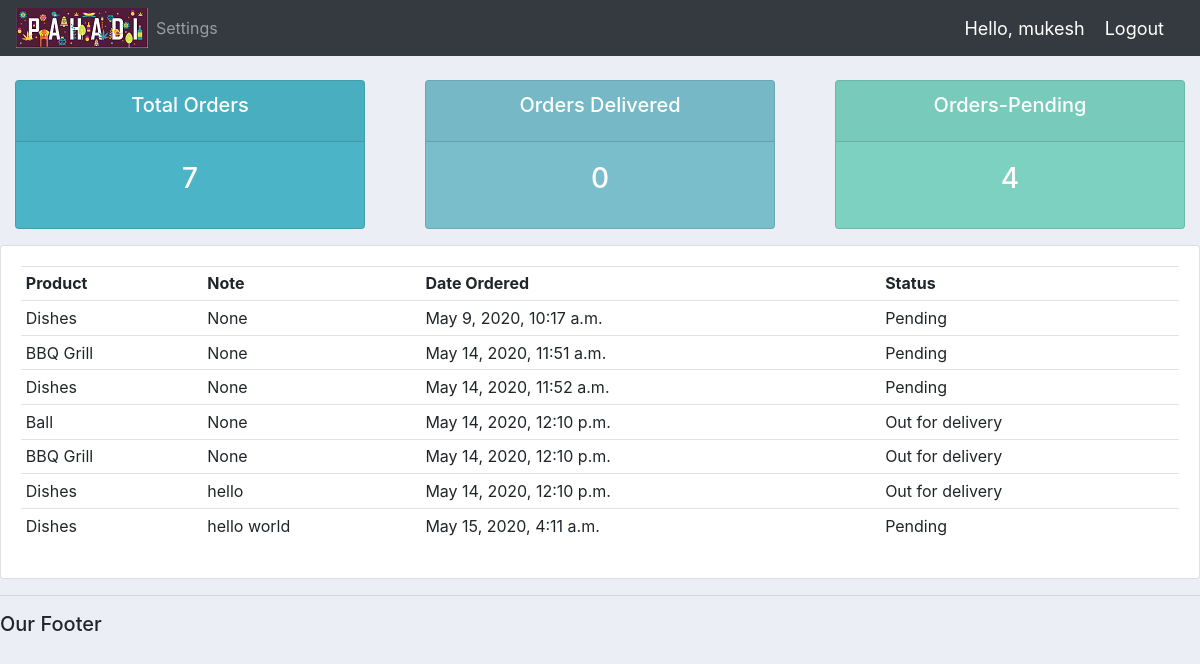
Page /user/ (signed in) on the committed database.
### accounts/models.py (models this page shows)
class Order(models.Model):
	STATUS = (
			('Pending', 'Pending'),
			('Out for delivery', 'Out for delivery'),
			('Delivered', 'Delivered'),
		    )
	customer = models.ForeignKey(Customer, null=True, on_delete= models.SET_NULL)
	product = models.ForeignKey(Product, null=True, on_delete= models.SET_NULL)
	date_created = models.DateTimeField(auto_now_add=True, null=True)
	status = models.CharField(max_length=200, null=True, choices=STATUS)
	note = models.CharField(max_length=1000, null=True)
	def __str__(self):
		return self.product.name

class Product(models.Model):
	CATEGORY =(
		('Indoor','Indoor'),
		('Out Door','Out Door'),
		)
	name = models.CharField(max_length=200, null=True)
	price = models.FloatField(null=True)
	category = models.CharField(max_length=200, null=True,choices=CATEGORY)
	description = models.CharField(max_length=200, null=True, blank=True)
	date_created = models.DateTimeField(auto_now_add=True, null=True)
	tags = models.ManyToManyField(Tag)
	def __str__(self):
		return self.name

### accounts/decorators.py (the view)
		def wrapper_func(request, *args, **kwargs):
			group = None
			if request.user.groups.exists():
				group = request.user.groups.all()[0].name
			if group in allowed_roles:
				return view_func(request, *args, **kwargs)
			else:
				return HttpResponse('you are not authorised to view')

### accounts/views.py (called while the page is built)
@login_required(login_url='login')
@allowed_users(allowed_roles=['customer'])
def userPage(request):
	orders = request.user.customer.order_set.all()
	total_orders = orders.count()
	delivered = orders.filter(status='Delivered').count()
	pending = orders.filter(status='Pending').count()
	print('ORDERS:',orders)
	context = {'orders':orders,'total_orders':total_orders,'delivered':delivered,'pending':pending}
	return render(request, 'accounts/user.html', context)

### accounts/templates/accounts/user.html
{% extends 'accounts/main.html' %}
{% block content %}
{% include 'accounts/status.html' %}
<div class="row">
	<div class="col-md">
		<div class="card card-body">
			<table class="table table-sm">
				<tr>
					<th>Product</th>
					<th>Note</th>
					<th>Date Ordered</th>
					<th>Status</th>
				</tr>
				{% for order in orders %}
				<tr>
					<td>{{order.product}}</td>
					<td>{{order.note}}</td>
					<td>{{order.date_created}}</td>
					<td>{{order.status}}</td>
				</tr>
				{% endfor %}
			</table>
		</div>
	</div>
</div>
{% endblock content %}

### accounts/templates/accounts/navbar.html (shortened to what this page needs)
{% load static %}
<nav class="navbar navbar-expand-lg navbar-dark bg-dark">
  <img src="{% static 'images/logo.png' %}">
  <div class="collapse navbar-collapse" id="navbarNav">
    <ul class="navbar-nav">
      {% if request.user.is_staff %}
      <li class="nav-item active">
        <a class="nav-link" href="{% url 'home' %}">Dashboard</a>
      </li>
      <li class="nav-item">
        <a class="nav-link" href="{% url 'products' %}">Products</a>
      </li>
      {% else %}
        <li class="nav-item">
          <a class="nav-link" href="{% url 'account' %}">Settings</a>
        </li>
      {% endif %}
    </ul>
  </div>
  <span class="hello-msg">Hello, {{request.user}} </span>
  <span ><a class="hello-msg" href="{% url 'logout' %}">Logout</a></span>
</nav>

### static/css/main.css (style rules this page uses)
body { background-color: #ebeff5; }

### accounts/templates/accounts/navbar.html (style rules this page uses)
.hello-msg { font-size: 18px; color: #fff; margin-right: 20px; }

### rows in the picture
Order: product "Dishes", note "None", date_created "May 9, 2020, 10:17 a.m.", status "Pending"
Order: product "BBQ Grill", note "None", date_created "May 14, 2020, 11:51 a.m.", status "Pending"
Order: product "Dishes", note "None", date_created "May 14, 2020, 11:52 a.m.", status "Pending"
Order: product "Ball", note "None", date_created "May 14, 2020, 12:10 p.m.", status "Out for delivery"
Order: product "BBQ Grill", note "None", date_created "May 14, 2020, 12:10 p.m.", status "Out for delivery"
Order: product "Dishes", note "hello", date_created "May 14, 2020, 12:10 p.m.", status "Out for delivery"
Order: product "Dishes", note "hello world", date_created "May 15, 2020, 4:11 a.m.", status "Pending"

### other values in the picture
{{ request.user }} "mukesh"
{{ total_orders }} "7"
{{ delivered }} "0"
{{ pending }} "4"
